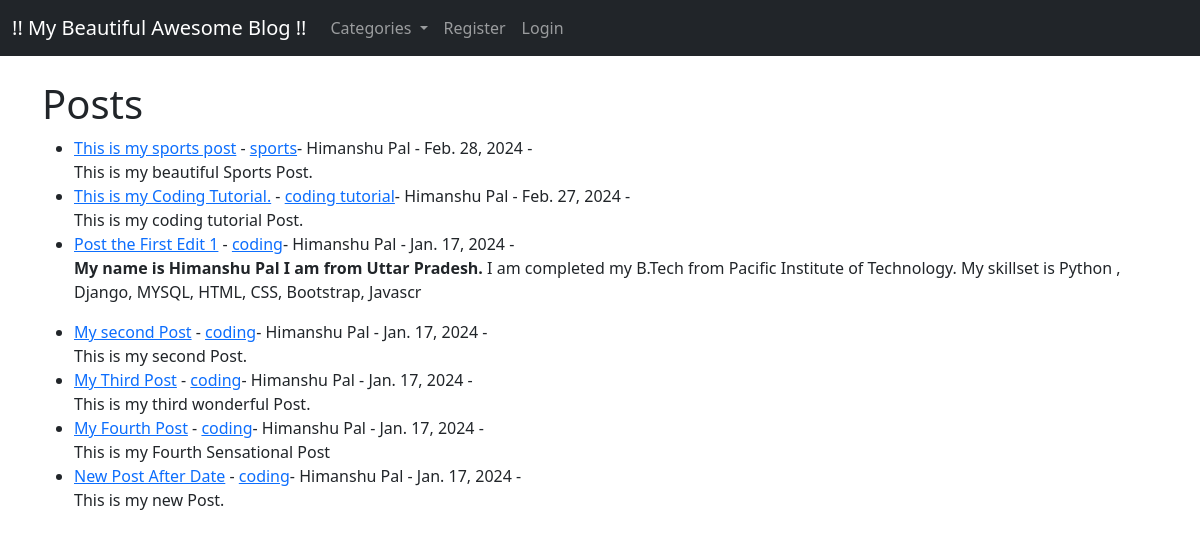
Page /app/ on the earlier database version.
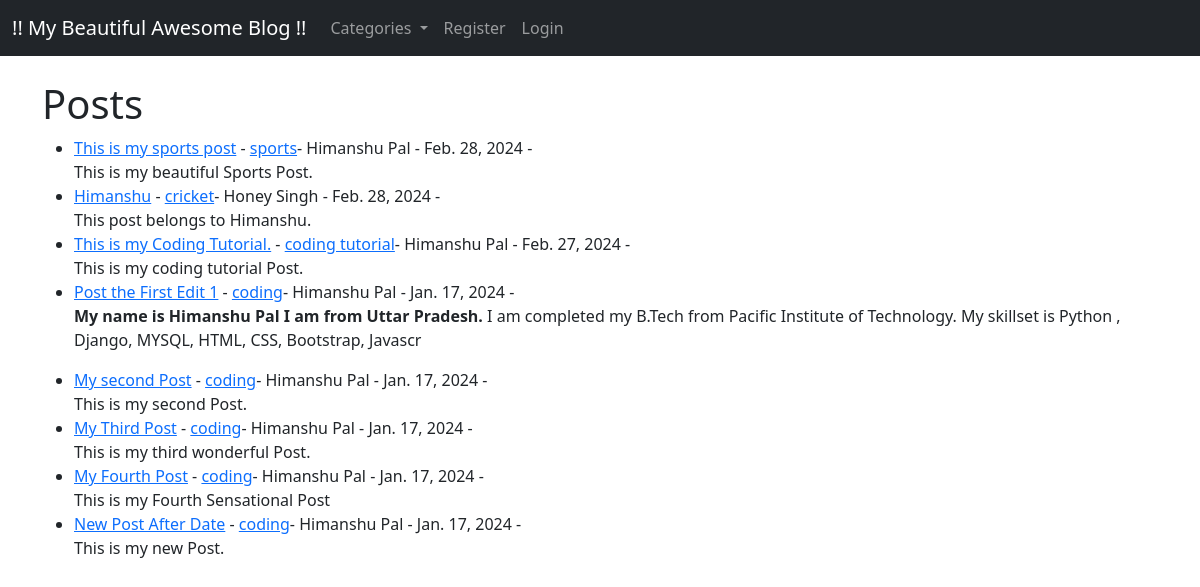
Same page on the later database version.
### app/models.py (models this page shows, shortened)
class Post(models.Model):
    title = models.CharField(max_length=255)
    title_tag = models.CharField(max_length=255)
    author = models.ForeignKey(User,on_delete=models.CASCADE)
    body = models.TextField()
    post_date = models.DateField(auto_now_add=True)
    category = models.CharField(max_length=255, default='coding')

### app/views.py (the view)
# urls.py: path('',HomeView.as_view(),name="home"),
class HomeView(ListView):
    model = Post
    template_name = 'home.html'
    ordering = ['-post_date']
    def get_context_data(self, *args, **kwargs):
        cat_menu = Category.objects.all()
        context = super(HomeView, self).get_context_data(*args, **kwargs)
        context["cat_menu"] = cat_menu
        return context

### app/models.py (called while the page is built)
    def __str__(self):
        return self.name

### app/templates/home.html (shortened to what this page needs)
{% extends 'base.html' %}
{% block content %}
        <h1>Posts</h1>
        <ul>
        {% for post in object_list %}
           <li><a href="{% url 'article-detail' post.pk %}">
           {{ post.title }}</a> -
           <a href="{% url 'category' post.category|slugify %}">
           {{  post.category}}</a>-
           {{ post.author.first_name }}
           {{ post.author.last_name }} -
           {{ post.post_date }} -
           <br>
           {{ post.body|slice:":200" | safe }}
           </li>
        {% endfor %}
        </ul>
{% endblock %}

Differences in the rows shown:
added Post: title "Himanshu", category "cricket", author.first_name "Honey", author.last_name "Singh", post_date "Feb. 28, 2024", body "This post belongs to Himanshu."
